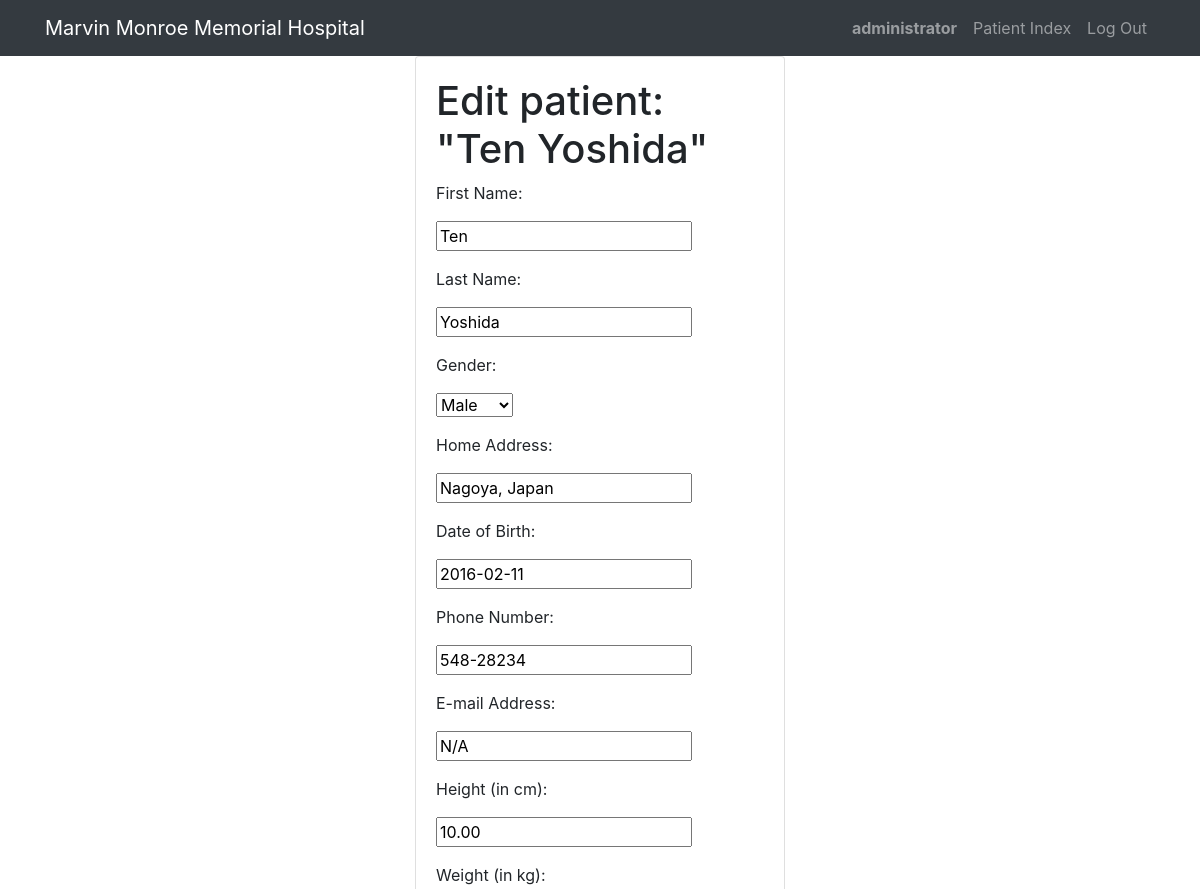
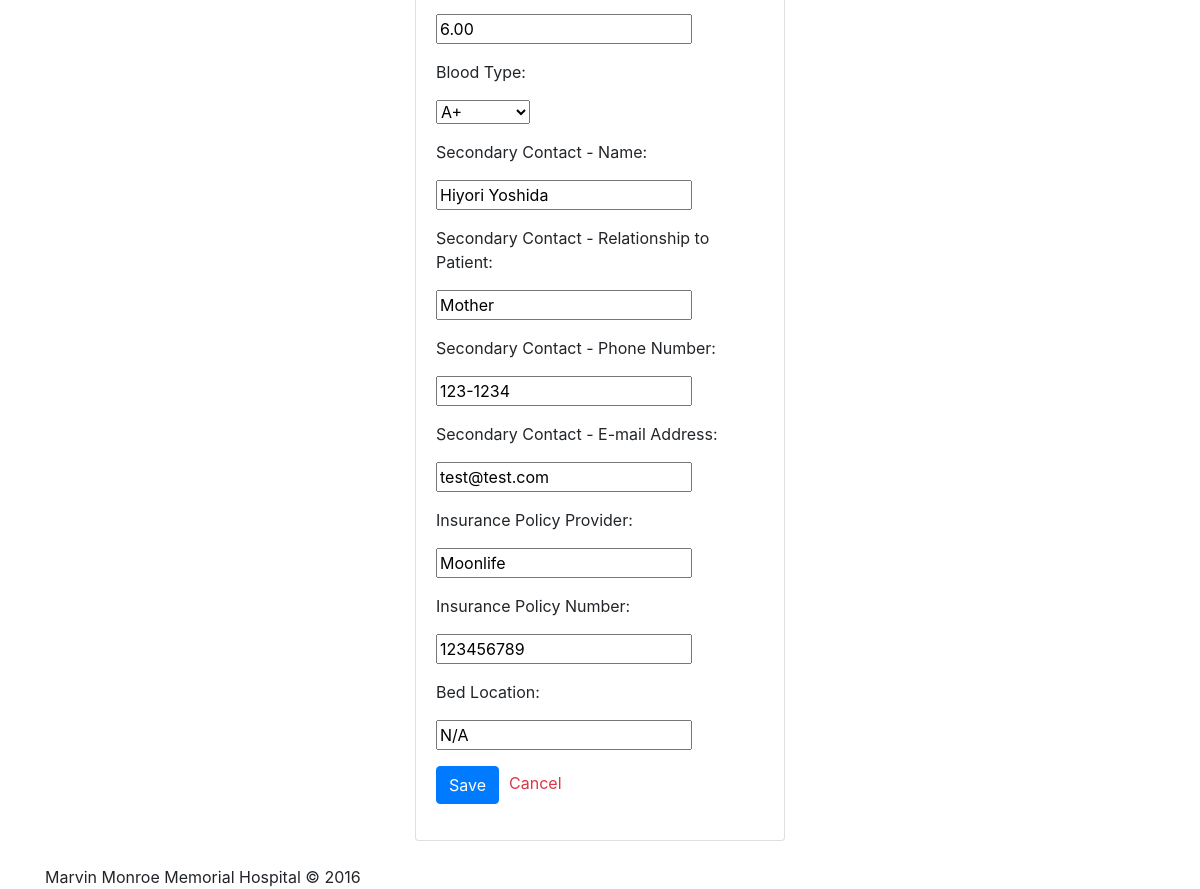
Screenshot of /editpatient/1 (signed in) with the database file from the repository (2 pictures, top to bottom).
### hms/models.py (models this page shows, shortened)
class User(AbstractUser):
    pass

class Patient(models.Model):
    GENDER_CHOICES = [
        ('M', 'Male'),
        ('F', 'Female'),
        ('O', 'Other')
    ]
    BLOOD_TYPES = [
        ('APOS', 'A+'),
        ('ANEG', 'A-'),
        ('BPOS', 'B+'),
        ('BNEG', 'B-'),
        ('OPOS', 'O+'),
        ('ONEG', 'O-'),
        ('ABPOS', 'AB+'),
        ('ABNEG', 'AB-'),
        ('UNKNOWN', 'Unknown')
    ]
    first_name = models.CharField(max_length=200, blank=True, default='N/A')
    last_name = models.CharField(max_length=200, blank=True, default='N/A')
    gender = models.CharField(max_length=100, null=True, blank=True, default='Other', choices=GENDER_CHOICES)
    address = models.CharField(max_length=400, blank=True, default='N/A')
    birth_date = models.DateField(null=True, blank=True, default='N/A')
    phone = models.CharField(max_length=200, blank=True, default='N/A')
    email = models.CharField(max_length=200, blank=True, default='N/A')
    avatar = models.ImageField(null=True, blank=True)
    height_cm = models.DecimalField(default="0.00", decimal_places=2, max_digits=5, blank=True, null=True)
    weight_kg = models.DecimalField(default="0.00", decimal_places=2, max_digits=50, blank=True, null=True)
    blood_type = models.CharField(max_length=100, null=True, default="Unknown", choices=BLOOD_TYPES)
    contact_name = models.CharField(max_length=200, blank=True, default='N/A')
    contact_relationship = models.CharField(max_length=200, blank=True, default='N/A')
    contact_phone = models.CharField(max_length=200, blank=True, default='N/A')
    contact_email = models.CharField(max_length=200, blank=True, default='N/A')
    insurance_policy_provider = models.CharField(max_length=200, blank=True, default='N/A')
    insurance_policy_number = models.CharField(max_length=200, blank=True, default='N/A')
    bed_location = models.CharField(max_length=200, blank=True, default='N/A')
    timestamp = models.DateTimeField(auto_now_add=True)

### hms/views.py (the view)
# urls.py: path("editpatient/<str:patient_pk>", views.editpatient, name="editpatient"),
@login_required(login_url='login') # From https://docs.djangoproject.com/en/dev/ref/settings/#login-redirect-url
def editpatient(request, patient_pk):
    if request.method == "POST":
        form = EditPatientForm(request.POST, request.FILES)
        if form.is_valid():
            patient = Patient.objects.get(id=patient_pk)
            patient.first_name = form.cleaned_data["first_name"]
            patient.last_name = form.cleaned_data["last_name"]
            patient.gender = form.cleaned_data["gender"]
            patient.address = form.cleaned_data["address"]
            patient.birth_date = form.cleaned_data["birth_date"]
            patient.phone = form.cleaned_data["phone"]
            patient.email = form.cleaned_data["email"]
            patient.height_cm = form.cleaned_data["height_cm"]
            patient.weight_kg = form.cleaned_data["weight_kg"]
            patient.blood_type = form.cleaned_data["blood_type"]
            patient.contact_name = form.cleaned_data["contact_name"]
            patient.contact_relationship = form.cleaned_data["contact_relationship"]
            patient.contact_phone = form.cleaned_data["contact_phone"]
            patient.contact_email = form.cleaned_data["contact_email"]
            patient.insurance_policy_provider = form.cleaned_data["insurance_policy_provider"]
            patient.insurance_policy_number = form.cleaned_data["insurance_policy_number"]
            patient.bed_location = form.cleaned_data["bed_location"]
            patient.save()
            return HttpResponseRedirect(reverse("patient", args=(patient_pk)))
    else:
        view = "editpatient"
        title = "patient"
        patient = Patient.objects.get(id=patient_pk)
        form = EditPatientForm(initial={
            'first_name': patient.first_name,
            'last_name': patient.last_name,
            'gender': patient.gender,
            'address': patient.address,
            'birth_date': patient.birth_date,
            'phone': patient.phone,
            'email': patient.email,
            'height_cm': patient.height_cm,
            'weight_kg': patient.weight_kg,
            'blood_type': patient.blood_type,
            'contact_name': patient.contact_name,
            'contact_relationship': patient.contact_relationship,
            'contact_phone': patient.contact_phone,
            'contact_email': patient.contact_email,
            'insurance_policy_provider': patient.insurance_policy_provider,
            'insurance_policy_number': patient.insurance_policy_number,
            'bed_location': patient.bed_location
        })
        element = patient
        element_name = patient.first_name + " " + patient.last_name
        context = {"view": view, "title": title, "form": form, "element": element, "element_name": element_name, "patient": patient}
        return render(request, "hms/edit.html", context)

### hms/templates/hms/edit.html (shortened to what this page needs)
{% extends "hms/layout.html" %}
{% load static %}
{% block body %}
<div class="col-md-4 offset-md-4">
    <div class="card card-body">
        <h1>Edit {{ title }}: "{{ element_name }}"</h1>
        <form action="{% url view element.id %}" enctype="multipart/form-data" method="post">
			{% for field in form  %}
                <div class="form-group">
                    <label>{{ field.label_tag }}</label>
                    <div class="your need">{{ field }} </div>
                </div>
			{% endfor %}
            <p><input type="submit" class="btn btn-primary" value="Save"><a href="javascript:history.back();" class="text-danger" id="cancel">Cancel</a></p>
        </form>
    </div>
</div>
{% endblock %}

### hms/templates/hms/layout.html (shortened to what this page needs)
{% load static %}
<!DOCTYPE html>
<html>
<head>
    <link rel="stylesheet" href="https://stackpath.bootstrapcdn.com/bootstrap/4.3.1/css/bootstrap.min.css">
    <link rel="stylesheet" href="{% static 'styles.css' %}">
</head>
<body>
    <nav class="navbar navbar-dark navbar-expand-sm bg-dark">
        <div class="container">
            <a class="navbar-brand" href="{% url 'index' %}">Marvin Monroe Memorial Hospital</a>
            <div class="collapse navbar-collapse">
                <ul class="nav navbar-nav ml-auto">
                    {% if user.is_authenticated %}
                        <li class="nav-item">
                            <a class="nav-link" href=""><strong>{{ user.username }}</strong></a>
                        </li>
                    {% endif %}
                    {% if user.is_authenticated %}
                        <li class="nav-item">
                            <a class="nav-link" href="{% url 'patientindex' %}">Patient Index</a>
                        </li>
                        <li class="nav-item">
                            <a class="nav-link" href="{% url 'logout' %}">Log Out</a>
                        </li>
                    {% endif %}
                </ul>
            </div>
        </div>
    </nav>
    <div class="body">
        {% block body %}
        {% endblock %}
    </div>
    <br>
    <footer class="site-footer">
        <div class="row">
            <div class="container">
                <span>Marvin Monroe Memorial Hospital © 2016</span>
            </div>
        </div>
    </footer>
</body>
</html>

### hms/static/styles.css (style rules this page uses)
#cancel { padding-left: 10px; padding-right: 20px; padding-top: 30px; padding-bottom: 10px; }

### rows the page displays
User: username "administrator"
Patient: form "Ten" "Yoshida" "Male" "Nagoya, Japan" "2016-02-11" "548-28234" "N/A" "10.00" "6.00" "A+" "Hiyori Yoshida" "Mother" "123-1234" "test@test.com" "Moonlife" "123456789" "N/A"

### other values shown
{{ title }} "patient"
{{ element_name }} "Ten Yoshida"
{{ field.label_tag }} "First Name:" "Last Name:" "Gender:" "Home Address:" "Date of Birth:" "Phone Number:" "E-mail Address:" "Height (in cm):" "Weight (in kg):" "Blood Type:" "Secondary Contact - Name:" "Secondary Contact - Relationship to Patient:" "Secondary Contact - Phone Number:" "Secondary Contact - E-mail Address:" "Insurance Policy Provider:" "Insurance Policy Number:" "Bed Location:"
